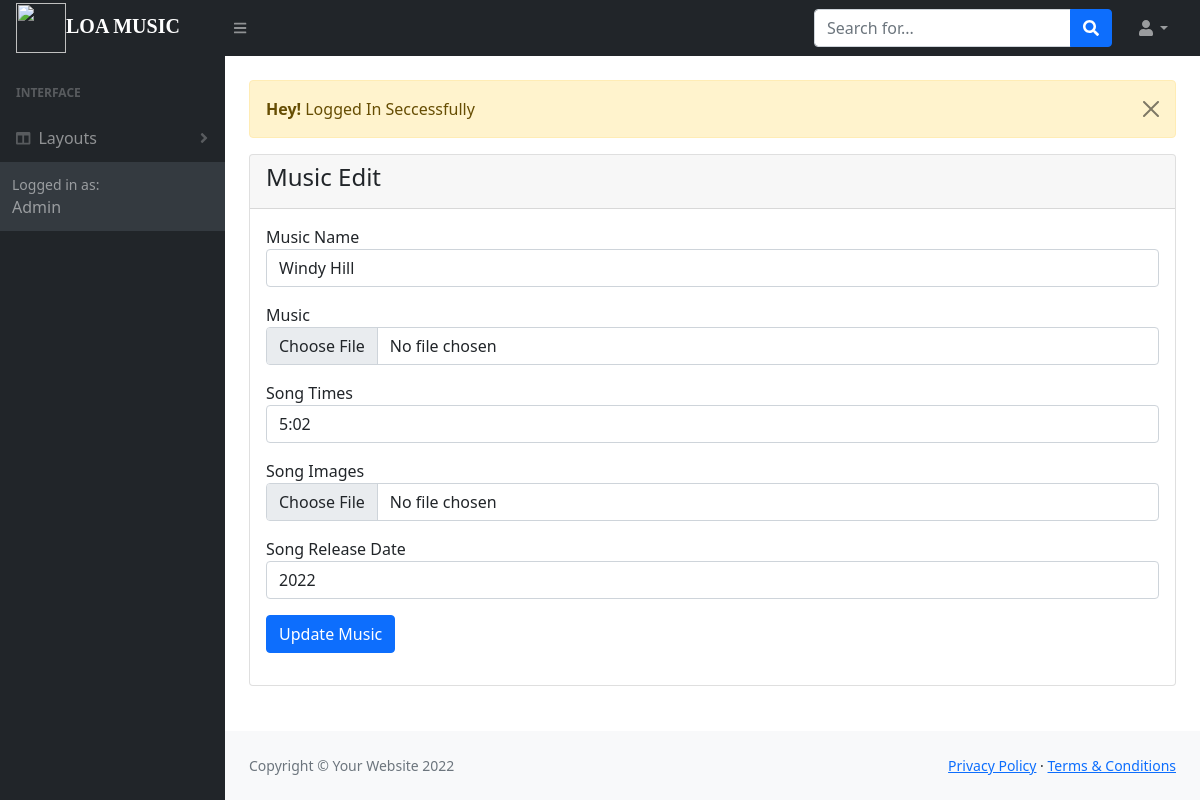
/admin/music-edit.php?id=5 (signed in), run on the app's committed database.
### tables this page shows
CREATE TABLE `upload_song` (
  `songs_id` int(11) NOT NULL,
  `songs_name` varchar(255) NOT NULL,
  `newSongs` varchar(255) NOT NULL,
  `songs_times` varchar(255) NOT NULL,
  `songs_images` varchar(255) NOT NULL,
  `release_date` varchar(255) NOT NULL
);

### config/OOPdbcon.php (called while the page is built, shortened)
<?php
class OOPdbcon{
    public function __construct()
    {
        $conn = new mysqli(DB_HOST, DB_USER, DB_PASSWORD, DB_DATABASE);
        return $this->conn = $conn;
    }
}
?>

### admin/controllers/musicController.php (called while the page is built, shortened)
<?php
class musicController{
    public function __construct()
    {
        $db = new OOPdbcon;
        $this->conn = $db->conn;
    }
    public function edit($id){
        $music_id = validateInput($this->conn, $id);
        $musicQuery = "SELECT * FROM upload_song WHERE songs_id='$music_id' LIMIT 1";
        $result = $this->conn->query($musicQuery);
        if($result->num_rows == 1){
            $data = $result->fetch_assoc();
            return $data;
        }else{
            return false;
        }
    }
}
?>

### controllers/AuthenticationController.php (called while the page is built, shortened)
<?php
class AuthenticationController{
    public function __construct()
    {
        $db = new OOPdbcon;
    }
}
?>

### config/callOOPdbcon.php (called while the page is built, shortened)
<?php
include_once('OOPdbcon.php');
function validateInput($dbcon, $input){
    return mysqli_real_escape_string($dbcon, $input);
}
?>

### admin/music-edit.php (the view, shortened to what this page needs)
<?php
include('../config/callOOPdbcon.php');
include_once('../controllers/AuthenticationController.php');
include("includes/header.php");
include_once('controllers/musicController.php');
?>
<div class="container-fluid px-4">
    <div class="row mt-4">
        <div class="col-md-12">
            <?php include('../message.php'); ?>
            <div class="card">
                <div class="card-header">
                    <h4>Music Edit</h4>
                </div>
                <div class="card-body">
                    <?php
                    if (isset($_GET['id'])) {
                        $music_id = validateInput($db->conn, $_GET['id']);
                        $music = new musicController;
                        $result = $music->edit($music_id);
                        if ($result) {
                    ?>
                            <form action="codes/music-code.php" method="POST" enctype="multipart/form-data">
                                <div class="mb-3">
                                    <label for="">Music Name</label>
                                    <input type="text" name="musicName" value="<?= $result['songs_name'] ?>" class="form-control" />
                                </div>
                                <div class="mb-3">
                                    <label for="">Music</label>
                                    <input type="file" name="musicAudio" value="<?= $result['newSongs'] ?>" class="form-control" />
                                </div>
                                <div class="mb-3">
                                    <label for="">Song Times</label>
                                    <input type="text" name="songTimes" value="<?= $result['songs_times'] ?>" class="form-control" />
                                </div>
                                <div class="mb-3">
                                    <label for="">Song Images</label>
                                    <input type="file" name="songImages" value="<?= $result['songs_images'] ?>" class="form-control" />
                                </div>
                                <div class="mb-3">
                                    <label for="">Song Release Date</label>
                                    <input type="text" name="sReleaseDate" value="<?= $result['release_date'] ?>" class="form-control" />
                                </div>
                                <div class="mb-3">
                                    <button type="submit" name="update_btn" class="btn btn-primary">Update Music</button>
                                </div>
                            </form>
                    <?php
                        } else {
                            echo '<h4>No Record Found</h4>';
                        }
                    } else {
                        echo "<h4>Something Went Wrong</h4>";
                    }
                    ?>
                </div>
            </div>
        </div>
    </div>
</div>
<?php
include("includes/footer.php");
include("includes/scripts.php");
?>

### data on the page
upload_song: musicName "Windy Hill", songTimes "5:02", sReleaseDate "2022"

### other printed values
$_SESSION['message'] "Logged In Seccessfully"
